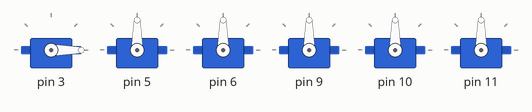
The sketch below on a simulated Arduino Uno, built with avr-gcc and run on an emulated ATmega328P. Parts: 6 × servo.

Above: at 0.05 s.
At 1.5 s:
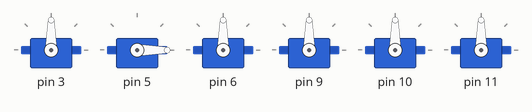
At 2.25 s:
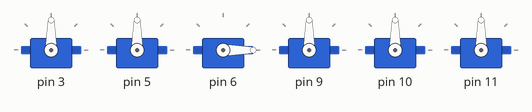
At 3.05 s:
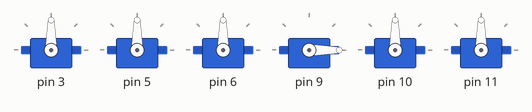
At 4.5 s:
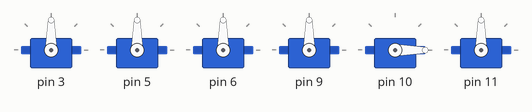
At 6.0 s:
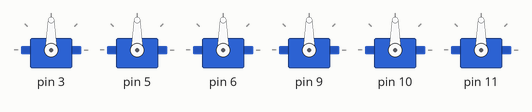
Timing chart, 0 to 7.8 s (numbered marks = the images above):
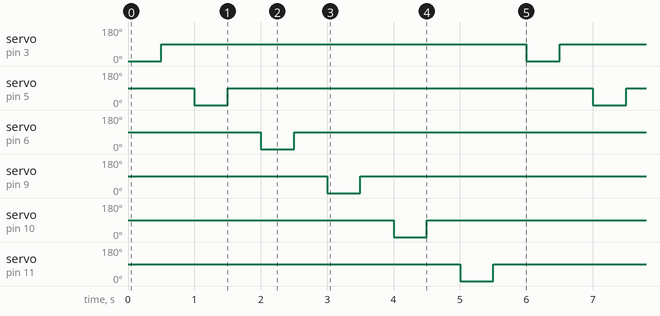

Measured:
- by itself, servo on pin 3, servo on pin 5, servo on pin 6, servo on pin 9–11: alternates 90° for 5.5 s and 0° for 0.50 s

The sketch:

Rob_3_1.ino
```cpp
#include <Servo.h>
Servo servo_pin3;
Servo servo_pin5;
Servo servo_pin6;
Servo servo_pin9;
Servo servo_pin10;
Servo servo_pin11;
Servo servo[6];
int int_holder = 0;
void setup() {
  // put your setup code here, to run once:

  servo[0].attach(3);
  servo[1].attach(5);
  servo[2].attach(6);
  servo[3].attach(9);
  servo[4].attach(10);
  servo[5].attach(11);
}

void loop() {
  // put your main code here, to run repeatedly:
  servo[int_holder].write(0);
  delay(500);
  for (int i = 0; 6 > i; i++){
    servo[int_holder].write(90);
  }
  delay(500);
  int_holder++;
  if (5 < int_holder) {
    int_holder = 0;
  }
}
```
